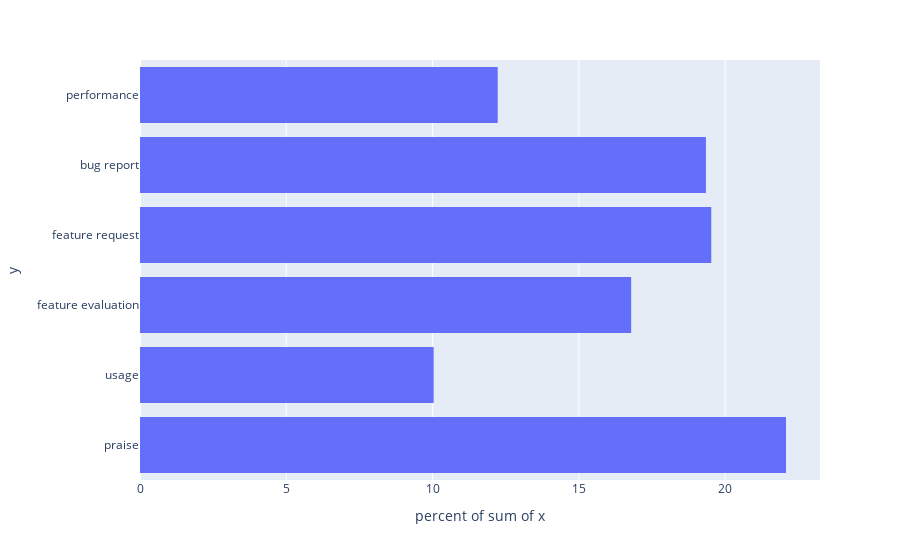

Notebook cell for this chart:
### Code cell
mask = df["score"] == 2
px.histogram(df[mask], 
       y=df[mask].topic, 
       x=df[mask].Reviews,
       orientation='h',
       histnorm = 'percent')

### Figure 1 — Plotly figure (JSON) as saved in the notebook; plotly's stock layout.template omitted (floating-point values rounded to 4 significant figures; data arrays with more than 128 entries replaced by an {"elided": "..."} marker saying what was removed)
{"data": [{"alignmentgroup": "True", "bingroup": "y", "histfunc": "sum", "histnorm": "percent", "hovertemplate": "percent of sum of x=%{x}<br>y=%{y}<extra></extra>", "legendgroup": "", "marker": {"color": "#636efa", "pattern": {"shape": ""}}, "name": "", "offsetgroup": "", "orientation": "h", "showlegend": false, "type": "histogram", "x": {"elided": "548 int values"}, "xaxis": "x", "y": {"elided": "548 str values"}, "yaxis": "y"}], "layout": {"barmode": "relative", "legend": {"tracegroupgap": 0}, "margin": {"t": 60}, "xaxis": {"anchor": "y", "domain": [0, 1], "title": {"text": "percent of sum of x"}}, "yaxis": {"anchor": "x", "domain": [0, 1], "title": {"text": "y"}}}}
